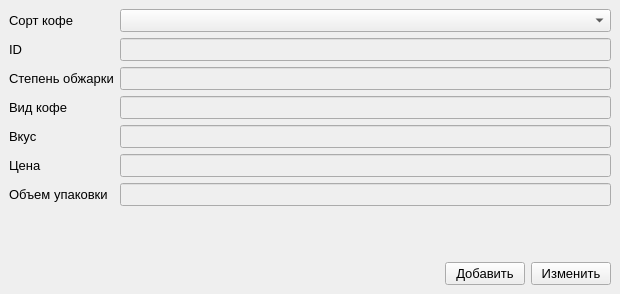
<?xml version="1.0" encoding="UTF-8"?>
<ui version="4.0">
 <class>MainWindow</class>
 <widget class="QMainWindow" name="MainWindow">
  <property name="geometry">
   <rect>
    <x>0</x>
    <y>0</y>
    <width>620</width>
    <height>294</height>
   </rect>
  </property>
  <property name="windowTitle">
   <string>MainWindow</string>
  </property>
  <widget class="QWidget" name="centralwidget">
   <layout class="QVBoxLayout" name="verticalLayout">
    <item>
     <layout class="QFormLayout" name="formLayout">
      <item row="0" column="0">
       <widget class="QLabel" name="label">
        <property name="font">
         <font>
          <pointsize>10</pointsize>
         </font>
        </property>
        <property name="text">
         <string>Сорт кофе</string>
        </property>
       </widget>
      </item>
      <item row="0" column="1">
       <widget class="QComboBox" name="cb_variety">
        <property name="font">
         <font>
          <pointsize>10</pointsize>
         </font>
        </property>
       </widget>
      </item>
      <item row="1" column="0">
       <widget class="QLabel" name="label_2">
        <property name="font">
         <font>
          <pointsize>10</pointsize>
         </font>
        </property>
        <property name="text">
         <string>ID</string>
        </property>
       </widget>
      </item>
      <item row="1" column="1">
       <widget class="QLineEdit" name="le_id">
        <property name="enabled">
         <bool>false</bool>
        </property>
        <property name="font">
         <font>
          <pointsize>10</pointsize>
         </font>
        </property>
        <property name="styleSheet">
         <string notr="true">color: black</string>
        </property>
       </widget>
      </item>
      <item row="2" column="0">
       <widget class="QLabel" name="label_3">
        <property name="font">
         <font>
          <pointsize>10</pointsize>
         </font>
        </property>
        <property name="text">
         <string>Степень обжарки</string>
        </property>
       </widget>
      </item>
      <item row="2" column="1">
       <widget class="QLineEdit" name="le_degree">
        <property name="enabled">
         <bool>false</bool>
        </property>
        <property name="font">
         <font>
          <pointsize>10</pointsize>
         </font>
        </property>
        <property name="styleSheet">
         <string notr="true">color: black</string>
        </property>
       </widget>
      </item>
      <item row="3" column="0">
       <widget class="QLabel" name="label_4">
        <property name="font">
         <font>
          <pointsize>10</pointsize>
         </font>
        </property>
        <property name="text">
         <string>Вид кофе</string>
        </property>
       </widget>
      </item>
      <item row="3" column="1">
       <widget class="QLineEdit" name="le_type">
        <property name="enabled">
         <bool>false</bool>
        </property>
        <property name="font">
         <font>
          <pointsize>10</pointsize>
         </font>
        </property>
        <property name="styleSheet">
         <string notr="true">color: black</string>
        </property>
       </widget>
      </item>
      <item row="4" column="0">
       <widget class="QLabel" name="label_5">
        <property name="font">
         <font>
          <pointsize>10</pointsize>
         </font>
        </property>
        <property name="text">
         <string>Вкус</string>
        </property>
       </widget>
      </item>
      <item row="4" column="1">
       <widget class="QLineEdit" name="le_taste">
        <property name="enabled">
         <bool>false</bool>
        </property>
        <property name="font">
         <font>
          <pointsize>10</pointsize>
         </font>
        </property>
        <property name="styleSheet">
         <string notr="true">color: black</string>
        </property>
       </widget>
      </item>
      <item row="5" column="0">
       <widget class="QLabel" name="label_6">
        <property name="font">
         <font>
          <pointsize>10</pointsize>
         </font>
        </property>
        <property name="text">
         <string>Цена</string>
        </property>
       </widget>
      </item>
      <item row="5" column="1">
       <widget class="QLineEdit" name="le_price">
        <property name="enabled">
         <bool>false</bool>
        </property>
        <property name="font">
         <font>
          <pointsize>10</pointsize>
         </font>
        </property>
        <property name="styleSheet">
         <string notr="true">color: black</string>
        </property>
       </widget>
      </item>
      <item row="6" column="0">
       <widget class="QLabel" name="label_7">
        <property name="font">
         <font>
          <pointsize>10</pointsize>
         </font>
        </property>
        <property name="text">
         <string>Объем упаковки</string>
        </property>
       </widget>
      </item>
      <item row="6" column="1">
       <widget class="QLineEdit" name="le_volume">
        <property name="enabled">
         <bool>false</bool>
        </property>
        <property name="font">
         <font>
          <pointsize>10</pointsize>
         </font>
        </property>
        <property name="styleSheet">
         <string notr="true">color: black</string>
        </property>
       </widget>
      </item>
     </layout>
    </item>
    <item>
     <layout class="QHBoxLayout" name="horizontalLayout">
      <item>
       <spacer name="horizontalSpacer">
        <property name="orientation">
         <enum>Qt::Horizontal</enum>
        </property>
        <property name="sizeHint" stdset="0">
         <size>
          <width>40</width>
          <height>20</height>
         </size>
        </property>
       </spacer>
      </item>
      <item>
       <widget class="QPushButton" name="pb_add">
        <property name="font">
         <font>
          <pointsize>10</pointsize>
         </font>
        </property>
        <property name="text">
         <string>Добавить</string>
        </property>
       </widget>
      </item>
      <item>
       <widget class="QPushButton" name="pb_edit">
        <property name="font">
         <font>
          <pointsize>10</pointsize>
         </font>
        </property>
        <property name="text">
         <string>Изменить</string>
        </property>
       </widget>
      </item>
     </layout>
    </item>
   </layout>
  </widget>
 </widget>
 <resources/>
 <connections/>
</ui>
